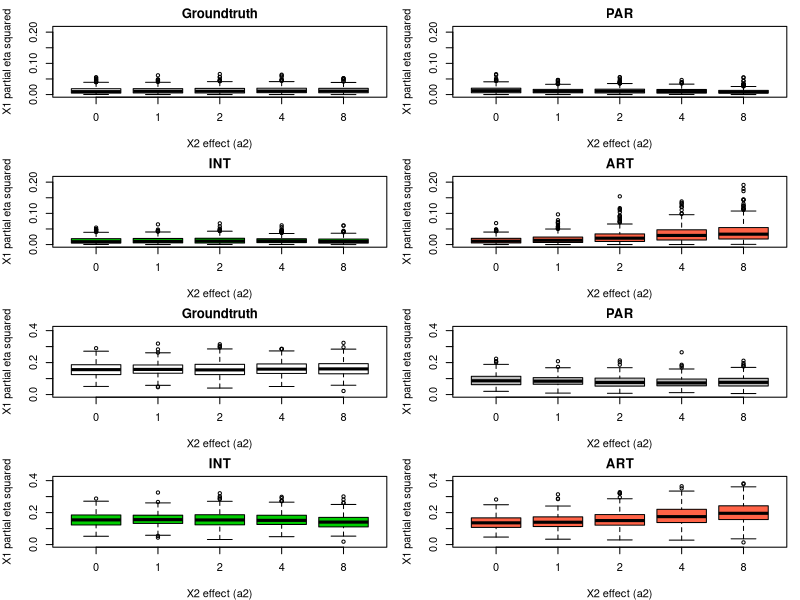

R code for this plot:
rm(list=ls())

data <- read.csv("log/effects-20.csv", sep=",", header=TRUE, strip.white=TRUE)
data$effectX2 <- factor(data$effectX2)

ylab = "X1 partial eta squared"
xlab = "X2 effect (a2)"

par(mfrow = c(4, 2), mar = c(4, 4, 2, 1))

df <- data[data$effectX1 == 0,]
min = 0
max = 0.21

plot(df$effectX2, df$X1, ylim = c(min, max), ylab = ylab, xlab = xlab, main = "Groundtruth", col = "white")
plot(df$effectX2, df$parX1, ylim = c(min, max), ylab = ylab, xlab = xlab, main = "PAR", col = "grey")
plot(df$effectX2, df$intX1, ylim = c(min, max), ylab = ylab, xlab = xlab, main = "INT", col = "green3")
plot(df$effectX2, df$artX1, ylim = c(min, max), ylab = ylab, xlab = xlab, main = "ART", col = "tomato1")

df <- data[data$effectX1 == 1,]
min = 0
max = 0.41

plot(df$effectX2, df$X1, ylim = c(min, max), ylab = ylab, xlab = xlab, main = "Groundtruth", col = "white")
plot(df$effectX2, df$parX1, ylim = c(min, max), ylab = ylab, xlab = xlab, main = "PAR", col = "grey")
plot(df$effectX2, df$intX1, ylim = c(min, max), ylab = ylab, xlab = xlab, main = "INT", col = "green3")
plot(df$effectX2, df$artX1, ylim = c(min, max), ylab = ylab, xlab = xlab, main = "ART", col = "tomato1")
